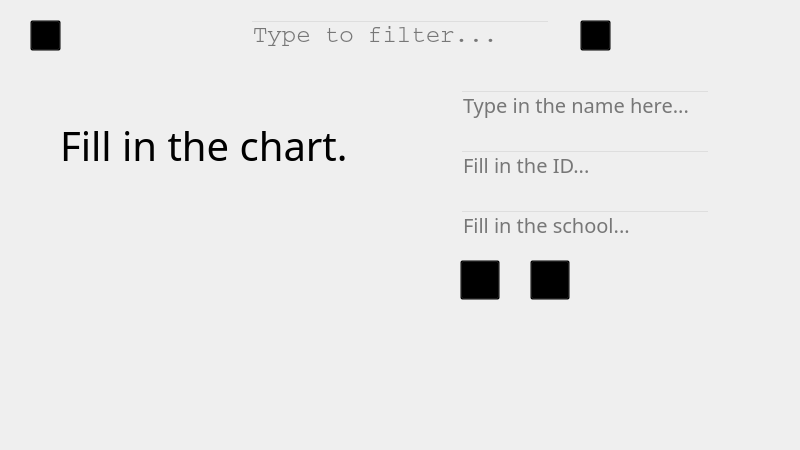
<?xml version="1.0" encoding="UTF-8"?>
<ui version="4.0">
 <class>admin_tchmanager</class>
 <widget class="QMainWindow" name="admin_tchmanager">
  <property name="geometry">
   <rect>
    <x>0</x>
    <y>0</y>
    <width>800</width>
    <height>450</height>
   </rect>
  </property>
  <property name="windowTitle">
   <string>AtQlas Alpha</string>
  </property>
  <widget class="QWidget" name="centralwidget">
   <widget class="QTableWidget" name="tableWidget">
    <property name="geometry">
     <rect>
      <x>20</x>
      <y>10</y>
      <width>20</width>
      <height>192</height>
     </rect>
    </property>
    <property name="styleSheet">
     <string notr="true">QTableWidget 
{background-color: transparent;}
QScrollBar:vertical {
    background: url(images/pure_lite_gray.png);
    width: 0px;
    margin: 0px 0 0px 0;
}
QScrollBar::handle:vertical {
    background: rgb(195, 195, 195);
    min-height: 30px;
    margin: 0 1px 0 2px;
    border-radius: 3px;
    border: none;
}

QScrollBar:horizontal {
    height: 0px;
    margin: 0px 0 0px 0;
}
QScrollBar::handle:horizontal {
    background: rgb(195, 195, 195);
    min-width: 20px;
    margin: 2px 0px 1px 0px;
    border-radius: 3px;
    border: none;
}
QHeaderView::section
{
border-image:url(:/atqres_ico/pure_lite_gray.png);
height:30px;
spacing: 20px;
background-color:rgb(39,49,58);
color: white;

text-align: right;
font-family: Courier;
font-size:12px;
}</string>
    </property>
   </widget>
   <widget class="QFrame" name="frame">
    <property name="geometry">
     <rect>
      <x>0</x>
      <y>0</y>
      <width>800</width>
      <height>450</height>
     </rect>
    </property>
    <property name="styleSheet">
     <string notr="true">background:transparent;
border-image:url(:/atqres_ico/admin_stmanager.png)</string>
    </property>
    <property name="frameShape">
     <enum>QFrame::StyledPanel</enum>
    </property>
    <property name="frameShadow">
     <enum>QFrame::Raised</enum>
    </property>
    <widget class="QLineEdit" name="filter_edit">
     <property name="geometry">
      <rect>
       <x>250</x>
       <y>20</y>
       <width>300</width>
       <height>30</height>
      </rect>
     </property>
     <property name="font">
      <font>
       <family>Courier</family>
       <pointsize>18</pointsize>
      </font>
     </property>
     <property name="styleSheet">
      <string notr="true">background:transparent;
border-image:url(:/atqres_ico/pure_gray_7.png)</string>
     </property>
     <property name="placeholderText">
      <string>Type to filter...</string>
     </property>
    </widget>
    <widget class="QPushButton" name="back">
     <property name="geometry">
      <rect>
       <x>30</x>
       <y>20</y>
       <width>31</width>
       <height>31</height>
      </rect>
     </property>
     <property name="styleSheet">
      <string notr="true">background:transparent;
border-image:url(:/atqres_ico/cock_back.png)</string>
     </property>
     <property name="text">
      <string/>
     </property>
    </widget>
    <widget class="QFrame" name="frame_2">
     <property name="geometry">
      <rect>
       <x>0</x>
       <y>0</y>
       <width>800</width>
       <height>450</height>
      </rect>
     </property>
     <property name="frameShape">
      <enum>QFrame::StyledPanel</enum>
     </property>
     <property name="frameShadow">
      <enum>QFrame::Raised</enum>
     </property>
     <widget class="QLineEdit" name="idedit">
      <property name="geometry">
       <rect>
        <x>460</x>
        <y>150</y>
        <width>250</width>
        <height>30</height>
       </rect>
      </property>
      <property name="font">
       <font>
        <family>PT Mono</family>
        <pointsize>15</pointsize>
       </font>
      </property>
      <property name="styleSheet">
       <string notr="true">background:transparent;
border-image:url(:/atqres_ico/pure_gray_7.png)</string>
      </property>
      <property name="text">
       <string/>
      </property>
      <property name="placeholderText">
       <string>Fill in the ID...</string>
      </property>
     </widget>
     <widget class="QLineEdit" name="namedit">
      <property name="geometry">
       <rect>
        <x>460</x>
        <y>90</y>
        <width>250</width>
        <height>30</height>
       </rect>
      </property>
      <property name="font">
       <font>
        <family>PT Mono</family>
        <pointsize>15</pointsize>
       </font>
      </property>
      <property name="styleSheet">
       <string notr="true">background:transparent;
border-image:url(:/atqres_ico/pure_gray_7.png)</string>
      </property>
      <property name="placeholderText">
       <string>Type in the name here...</string>
      </property>
     </widget>
     <widget class="QLineEdit" name="schooledit">
      <property name="geometry">
       <rect>
        <x>460</x>
        <y>210</y>
        <width>250</width>
        <height>30</height>
       </rect>
      </property>
      <property name="font">
       <font>
        <family>PT Mono</family>
        <pointsize>15</pointsize>
       </font>
      </property>
      <property name="styleSheet">
       <string notr="true">background:transparent;
border-image:url(:/atqres_ico/pure_gray_7.png)</string>
      </property>
      <property name="placeholderText">
       <string>Fill in the school...</string>
      </property>
     </widget>
     <widget class="QLabel" name="fillinchart">
      <property name="geometry">
       <rect>
        <x>60</x>
        <y>100</y>
        <width>371</width>
        <height>91</height>
       </rect>
      </property>
      <property name="palette">
       <palette>
        <active>
         <colorrole role="Button">
          <brush brushstyle="SolidPattern">
           <color alpha="0">
            <red>0</red>
            <green>0</green>
            <blue>0</blue>
           </color>
          </brush>
         </colorrole>
         <colorrole role="Base">
          <brush brushstyle="SolidPattern">
           <color alpha="0">
            <red>0</red>
            <green>0</green>
            <blue>0</blue>
           </color>
          </brush>
         </colorrole>
         <colorrole role="Window">
          <brush brushstyle="SolidPattern">
           <color alpha="0">
            <red>0</red>
            <green>0</green>
            <blue>0</blue>
           </color>
          </brush>
         </colorrole>
        </active>
        <inactive>
         <colorrole role="Button">
          <brush brushstyle="SolidPattern">
           <color alpha="0">
            <red>0</red>
            <green>0</green>
            <blue>0</blue>
           </color>
          </brush>
         </colorrole>
         <colorrole role="Base">
          <brush brushstyle="SolidPattern">
           <color alpha="0">
            <red>0</red>
            <green>0</green>
            <blue>0</blue>
           </color>
          </brush>
         </colorrole>
         <colorrole role="Window">
          <brush brushstyle="SolidPattern">
           <color alpha="0">
            <red>0</red>
            <green>0</green>
            <blue>0</blue>
           </color>
          </brush>
         </colorrole>
        </inactive>
        <disabled>
         <colorrole role="Button">
          <brush brushstyle="SolidPattern">
           <color alpha="0">
            <red>0</red>
            <green>0</green>
            <blue>0</blue>
           </color>
          </brush>
         </colorrole>
         <colorrole role="Base">
          <brush brushstyle="SolidPattern">
           <color alpha="0">
            <red>0</red>
            <green>0</green>
            <blue>0</blue>
           </color>
          </brush>
         </colorrole>
         <colorrole role="Window">
          <brush brushstyle="SolidPattern">
           <color alpha="0">
            <red>0</red>
            <green>0</green>
            <blue>0</blue>
           </color>
          </brush>
         </colorrole>
        </disabled>
       </palette>
      </property>
      <property name="font">
       <font>
        <family>PT Mono</family>
        <pointsize>30</pointsize>
       </font>
      </property>
      <property name="styleSheet">
       <string notr="true">background:transparent;
border-image:url(:/atqres_ico/transparent.png)</string>
      </property>
      <property name="text">
       <string>Fill in the chart.</string>
      </property>
     </widget>
     <widget class="QPushButton" name="NO_2">
      <property name="geometry">
       <rect>
        <x>530</x>
        <y>260</y>
        <width>40</width>
        <height>40</height>
       </rect>
      </property>
      <property name="styleSheet">
       <string notr="true">background:transparent;
border-image:url(:/atqres_ico/no.png)</string>
      </property>
      <property name="text">
       <string/>
      </property>
     </widget>
     <widget class="QPushButton" name="OK_2">
      <property name="geometry">
       <rect>
        <x>460</x>
        <y>260</y>
        <width>40</width>
        <height>40</height>
       </rect>
      </property>
      <property name="styleSheet">
       <string notr="true">background:transparent;
border-image:url(:/atqres_ico/Ok.png)</string>
      </property>
      <property name="text">
       <string/>
      </property>
     </widget>
    </widget>
    <widget class="QPushButton" name="new_tch">
     <property name="geometry">
      <rect>
       <x>580</x>
       <y>20</y>
       <width>31</width>
       <height>31</height>
      </rect>
     </property>
     <property name="styleSheet">
      <string notr="true">background:transparent;
border-image:url(:/atqres_ico/pluslite.png)</string>
     </property>
     <property name="text">
      <string/>
     </property>
    </widget>
   </widget>
   <zorder>frame</zorder>
   <zorder>tableWidget</zorder>
  </widget>
 </widget>
 <resources/>
 <connections/>
</ui>
